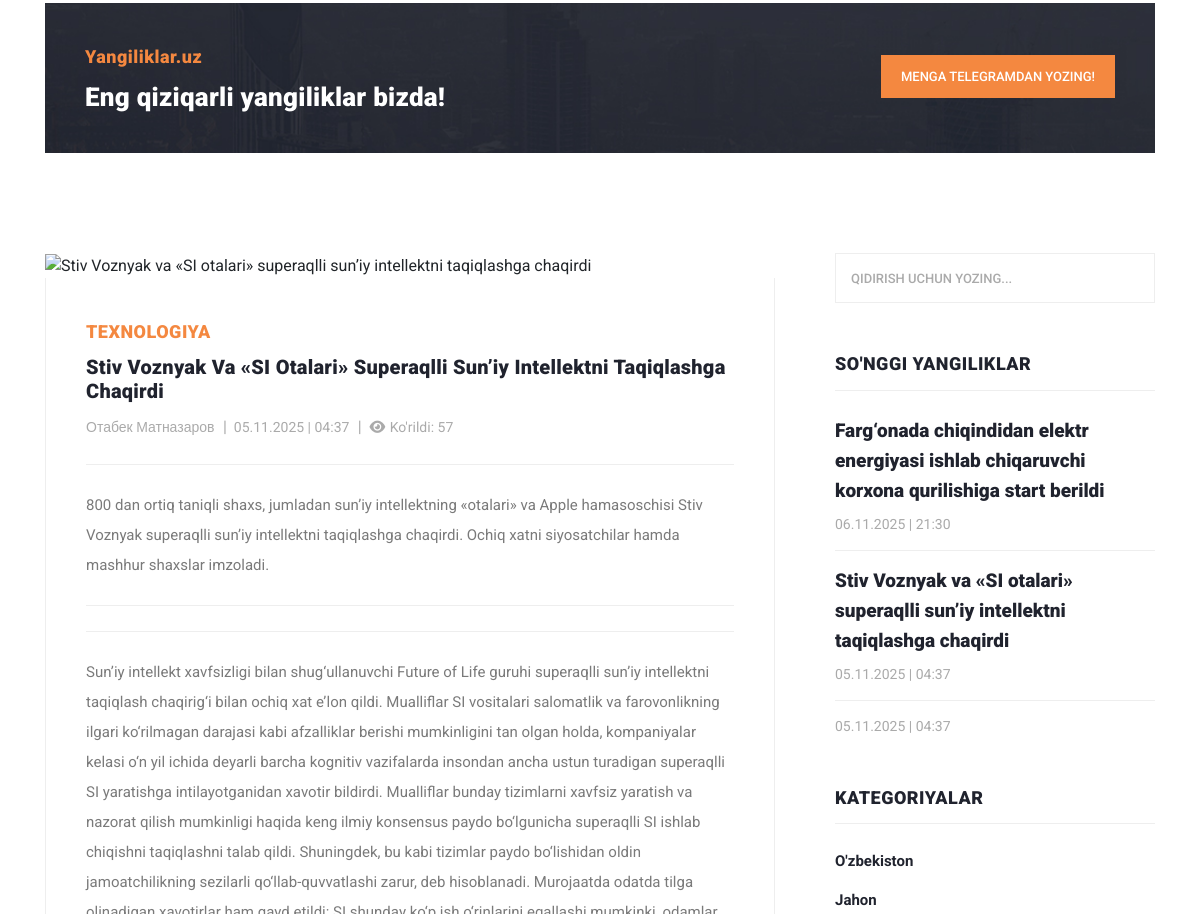
Before: /?controller=news_view&id=6 (middle part) with the older database file.
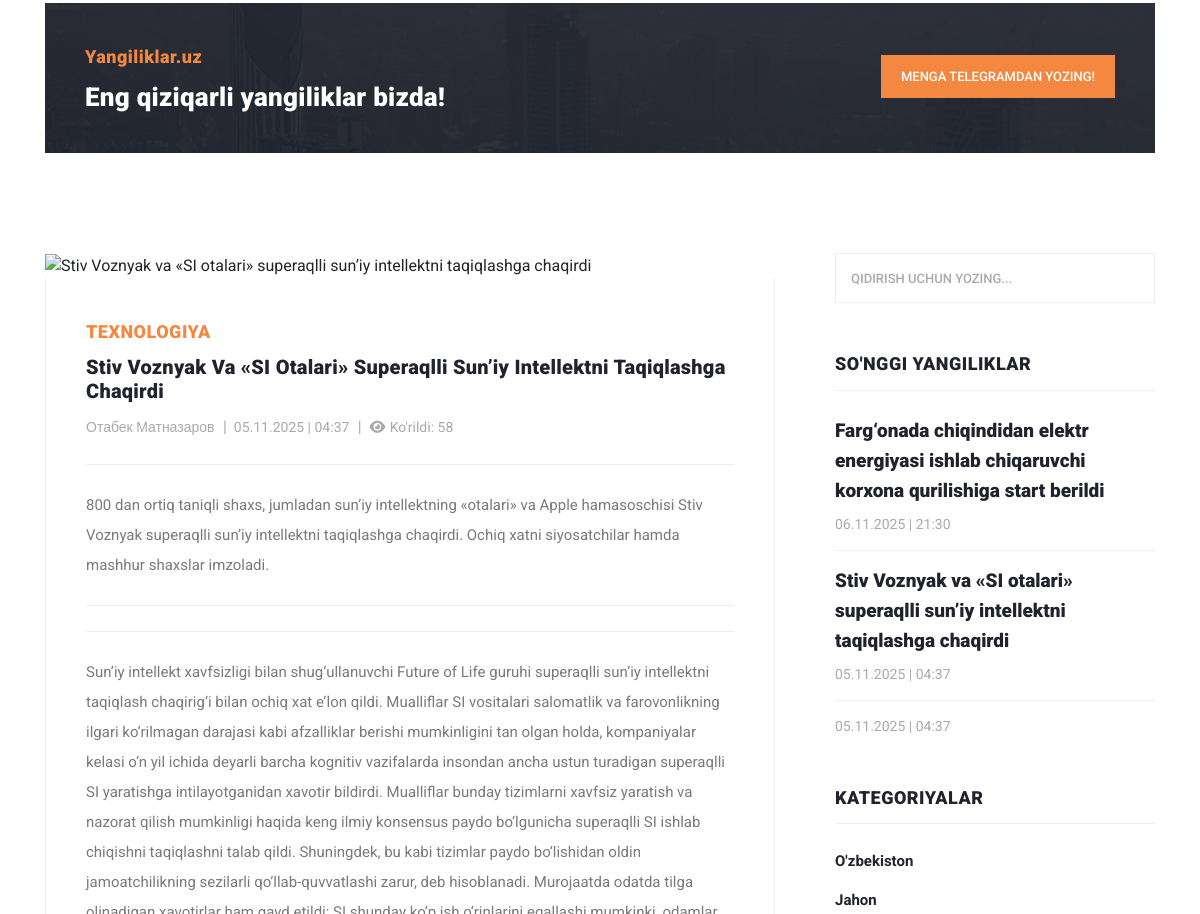
After: the same page with the newer database file.
### tables this page shows
CREATE TABLE `news`
(
    `id`          INTEGER PRIMARY KEY AUTOINCREMENT,
    `author_id`   INTEGER NOT NULL,
    `is_banner`   INTEGER DEFAULT 0 CHECK (is_banner IN (0, 1)), -- 0=yo'q, 1=ha
    `title`       TEXT    NOT NULL,
    `description` TEXT,
    `category_id` INTEGER NOT NULL,
    `image`       TEXT    DEFAULT NULL,
    `body`        TEXT    DEFAULT NULL,
    `seen_count`  INTEGER DEFAULT 0 CHECK (seen_count >= 0),
    `created_at`  TEXT    DEFAULT (datetime('now', '+5 hours')), -- sqlite da datetime turi yo'q
    `updated_at`  TEXT    DEFAULT (datetime('now', '+5 hours')),
    `status`      INTEGER DEFAULT 1 CHECK (status IN (0, 1))    -- 0=nofaol, 1=faol

);

CREATE TABLE `category`
(
    `id`     INTEGER PRIMARY KEY AUTOINCREMENT,
    `name`   TEXT NOT NULL,
    `status` BOOLEAN DEFAULT TRUE
);

CREATE TABLE `author`
(
  `id` INTEGER PRIMARY KEY AUTOINCREMENT,
  `name` VARCHAR(100) NOT NULL,
  `status` BOOLEAN DEFAULT TRUE
);

### models/news.php (called while the page is built, shortened)
<?php
function getLastNews(): array
{
    global $pdo;
    $sql = "SELECT
                `N`.`id` AS `news_id`,
                `A`.`name` AS `muallif`,
                `N`.`title` AS `sarlavha`,
                `N`.`description` AS `qisqa_tavsif`,
                `C`.`name` AS `kategoriya`,
                `N`.`image` AS `rasm`,
               -- `N`.`body` AS `yangilik_matni`,
                `N`.`seen_count` AS `kurishlar_soni`,
                DATETIME(`N`.`created_at`, 'localtime') AS `yaratilgan_vaqti`  -- device localtime da vaqtni ko'rsatish
                -- `N`.`created_at` AS `yaratilgan_vaqti`      -- GMT+5 da ko'rsatish
            FROM `news` AS `N`
            JOIN `category` AS `C`
             ON `N`.`category_id` = `C`.`id`
            JOIN `author` AS `A`
            ON `N`.`author_id` = `A`.`id`
            WHERE `N`.`status` = " . ACTIVE .
        " ORDER BY `yaratilgan_vaqti` DESC
            LIMIT 3";
    $stmt = $pdo->prepare($sql);
    $stmt->execute();
    return $stmt->fetchAll(PDO::FETCH_ASSOC);
}
function getNewsById(int $id): array
{
    global $pdo;
    $sql = "SELECT
                `N`.`id` AS `news_id`,
                `A`.`name` AS `muallif`,
                `N`.`title` AS `sarlavha`,
                `N`.`description` AS `qisqa_tavsif`,
                `C`.`name` AS `kategoriya`,
                `N`.`image` AS `rasm`,
                `N`.`body` AS `yangilik_matni`,
                `N`.`seen_count` AS `kurishlar_soni`,
                DATETIME(`N`.`created_at`, 'localtime') AS `yaratilgan_vaqti`  -- device localtime da vaqtni ko'rsatish
            FROM `news` AS `N`
            LEFT JOIN `category` AS `C`
             ON `N`.`category_id` = `C`.`id` AND `C`.`status` = " . ACTIVE . "
            JOIN `author` AS `A`
            ON `N`.`author_id` = `A`.`id`
            WHERE `N`.`status` = " . ACTIVE .
        " AND `N`.`id` = :id " .
        " LIMIT 1 ; ";
    $stmt = $pdo->prepare($sql);
    $stmt->bindParam(':id', $id, PDO::PARAM_INT);
    $stmt->execute();
    return $stmt->fetch(PDO::FETCH_ASSOC);
}
function updateCount($id)
{
    global $pdo;
    $sql = "UPDATE `news`
    SET `seen_count` = `seen_count` + 1
    WHERE `id` = :id";
    $stmt = $pdo->prepare($sql);
    $stmt->bindParam(':id', $id, PDO::PARAM_INT);
    try {
        return $stmt->execute();
    } catch (PDOException $e) {
        dd($e->getMessage());
    }
}

### index.php (called while the page is built)
<?php
require_once __DIR__ . '/controllers/mainController.php';

### views/view.php (called while the page is built, shortened)
<?php
require_once __DIR__ . '/widgets/header.php';
require_once __DIR__ . '/widgets/view-main-content.php';
require_once __DIR__ . '/widgets/footer.php';

### helpers.php (called while the page is built, shortened)
<?php
function getImage(string $table_name, int $id, mixed $filename): string
{
    $relativePath = "uploads/$table_name/$id/$filename";
    return '/assets/images/no_image.png';
}

### controllers/imports.php (called while the page is built, shortened)
<?php
$categories = getCategories();
$news = getLastNews();

### models/categories.php (called while the page is built)
<?php
function getCategories(): array
{
    global $pdo;
    $sql = "SELECT
                `name`
            FROM `category`
            WHERE `status` = " . ACTIVE . "
            ORDER BY `id`
            ";
    $stmt = $pdo->prepare($sql);
    $stmt->execute();
    return $stmt->fetchAll(PDO::FETCH_ASSOC);
}

### views/widgets/view-main-content.php (the view, shortened to what this page needs)
<section class="call-to-action">
    <div class="container">
        <div class="row">
            <div class="col-lg-12">
                <div class="main-content">
                    <div class="row">
                        <div class="col-lg-8">
                            <span><?= SITE_NAME ?? 'Bu yerda sayt nomi' ?></span>
                            <h4> <?= SLOGAN ?> </h4>
                        </div>
                        <div class="col-lg-4">
                            <div class="main-button">
                                <a href="https://t.me/settings" target="_parent">Menga Telegramdan yozing!</a>
                            </div>
                        </div>
                    </div>
                </div>
            </div>
        </div>
    </div>
</section>
<section class="blog-posts grid-system">
    <div class="container">
        <div class="row">
            <div class="col-lg-8">
                <div class="all-blog-posts">
                    <div class="row">
                        <div class="col-lg-12">
                            <div class="blog-post">
                                <div class="blog-thumb">
                                    <?php $image = getImage('news', $newsItem['news_id'], $newsItem['rasm']); ?>
                                    <a>
                                        <img src="<?= $image; ?>"
                                             style="height: 322px; width: 730px; object-fit: cover"
                                             alt="<?= $newsItem['sarlavha']; ?> ">
                                    </a>
                                </div>
                                <div class="down-content">
                                    <span> <?= $newsItem['kategoriya']; ?> </span>
                                    <a><h4> <?= $newsItem['sarlavha'] ?> </h4></a>
                                    <ul class="post-info">
                                        <li><a href="#"> <?= $newsItem['muallif'] ?> </a></li>
                                        <li>
                                            <a> <?= date('d.m.Y  |  H:i', strtotime($newsItem['yaratilgan_vaqti'])); ?> </a>
                                        </li>
                                        <li><a> <i class="fas fa-eye"></i>
                                                Ko'rildi: <?= $newsItem['kurishlar_soni']; ?> </a></li>
                                    </ul>
                                    <p> <?= $newsItem['qisqa_tavsif'] ?> </p>
                                    <p> <?= $newsItem['yangilik_matni'] ?> </p>
                                </div>
                            </div>
                        </div>
                    </div>
                </div>
            </div>
            <div class="col-lg-4">
                <?php require_once __DIR__ . '/sidebar.php'; ?>
            </div>
        </div>
    </div>
</section>

### controllers/mainController.php (shortened to what this page needs)
<?php
require_once __DIR__ . '/imports.php';
if (!empty($_GET['controller'])) {
    $controller = $_GET['controller'];
    switch ($controller) {
        case 'news_view':
            $id = (int)($_GET['id'] ?? 0);
            $newsItem = getNewsById($id);
            if (!updateCount($id)) {
                $_SESSION['error'] = "Ko'rishlar soni o'zgarmadi";
            } else {
                require_once __DIR__ . '/../views/view.php';
            }
            break;
    }
} else {
    require_once __DIR__ . '/../views/index.php';
}

### views/widgets/header.php (shortened to what this page needs)
<!DOCTYPE html>
<html lang="uz">
<head>
    <link href="vendor/bootstrap/css/bootstrap.min.css" rel="stylesheet">
    <link rel="stylesheet" href="assets/css/all.min.css">
    <link rel="stylesheet" href="assets/css/fontawesome.css">
    <link rel="stylesheet" href="assets/css/templatemo-stand-blog.css">
    <link rel="stylesheet" href="assets/css/owl.css">
</head>
<body>

### views/widgets/sidebar.php (shortened to what this page needs)
<div class="sidebar">
    <div class="row">
        <div class="col-lg-12">
            <div class="sidebar-item search">
                <form id="search_form" name="gs" method="GET" action="#">
                    <input type="text" name="q" class="searchText" placeholder="qidirish uchun yozing..."
                           autocomplete="on">
                </form>
            </div>
        </div>
        <div class="col-lg-12">
            <div class="sidebar-item recent-posts">
                <div class="sidebar-heading">
                    <h2>So'nggi yangiliklar</h2>
                </div>
                <div class="content">
                    <ul>
                        <?php if (!empty($news)): ?>
                            <?php foreach ($news as $news_item): ?>
                                <li>
                                    <a href="?controller=news_view&id=<?= htmlspecialchars($news_item['news_id']) ?>">
                                        <h5> <?= htmlspecialchars($news_item['sarlavha']); ?> </h5>
                                        <span><?= date('d.m.Y  |  H:i', strtotime($news_item['yaratilgan_vaqti'])); ?></span>
                                    </a>
                                </li>
                            <?php endforeach; ?>
                        <?php else: echo 'news massivi null!'; ?>
                        <?php endif; ?>
                    </ul>
                </div>
            </div>
        </div>
        <div class="col-lg-12">
            <div class="sidebar-item categories">
                <div class="sidebar-heading">
                    <h2>Kategoriyalar</h2>
                </div>
                <div class="content">
                    <ul>
                        <?php if (!empty($categories)): ?>
                            <?php foreach ($categories as $category): ?>
                                <li><a href="#"> <?= $category['name'] ?> </a></li>
                            <?php endforeach; ?>
                        <?php endif; ?>
                    </ul>
                </div>
            </div>
        </div>
    </div>
</div>

### views/widgets/footer.php (shortened to what this page needs)
</body>
</html>

### assets/css/templatemo-stand-blog.css (style rules this page uses)
body { font-family: 'Roboto', sans-serif; overflow-x: hidden; text-rendering: optimizeLegibility; -webkit-font-smoothing: antialiased; -moz-osx-font-smoothing: grayscale; }
p { margin-bottom: 0px; font-size: 15px; font-weight: 400; color: #7a7a7a; line-height: 30px; }
a { text-decoration: none!important; }
ul { padding: 0; margin: 0; list-style: none; }
h1,h2,h3,h4,h5,h6 { margin: 0px; }
.main-button a { display: inline-block; background-color: #f48840; color: #fff; font-size: 13px; font-weight: 500; padding: 12px 20px; text-transform: uppercase; transition: all .3s; }
.call-to-action { margin-top: 100px; }
.call-to-action .main-content { padding: 40px; background-image: url(../images/cta-bg.jpg); background-position: center center; background-repeat: no-repeat; background-size: cover; }
.call-to-action .main-content span { color: #f48840; font-size: 18px; font-weight: 900; letter-spacing: 0.5px; }
.call-to-action .main-content h4 { margin-bottom: 0px; margin-top: 12px; color: #fff; font-size: 26px; font-weight: 900; letter-spacing: 0.25px; }
.call-to-action .main-content .main-button { text-align: right; margin-top: 12px; }
.blog-posts { margin-top: 100px; }
.blog-posts .blog-post { margin-bottom: 30px; }
.blog-posts .blog-thumb img { width: 100%; overflow: hidden; }
.blog-posts .down-content { padding: 40px; border-right: 1px solid #eee; border-left: 1px solid #eee; border-bottom: 1px solid #eee; }
.blog-posts .down-content span { font-size: 18px; text-transform: uppercase; letter-spacing: 0.5px; font-weight: 900; color: #f48840; }
.blog-posts .down-content h4 { font-size: 24px; text-transform: capitalize; letter-spacing: 0.5px; font-weight: 900; color: #20232e; margin: 10px 0px 12px 0px; }
.blog-posts .down-content ul.post-info li { display: inline-block; margin-right: 8px; }
.blog-posts .down-content ul.post-info li:after { content: '|'; color: #aaa; margin-left: 8px; }
.blog-posts .down-content h4 { font-size: 20px; letter-spacing: 0.25px; }
.grid-system .down-content ul.post-info li { margin-right: 3px; }
.grid-system .down-content ul.post-info li:after { margin-left: 5px; }
.blog-posts .down-content ul.post-info li:last-child::after { display: none; }
.blog-posts .down-content ul.post-info li a { font-size: 14px; color: #aaa; font-weight: 400; transition: all .3s; }
.blog-posts .down-content p { padding: 25px 0px; margin: 25px 0px; border-top: 1px solid #eee; border-bottom: 1px solid #eee; }
.blog-posts .sidebar-heading h2 { font-size: 18px; text-transform: uppercase; font-weight: 900; letter-spacing: 0.5px; color: #20232e; border-bottom: 1px solid #eee; padding-bottom: 15px; margin-bottom: 25px; }
.sidebar { margin-left: 30px; }
.sidebar .sidebar-item { margin-top: 50px; }
.sidebar .search { margin-top: 0px; }
.sidebar .sidebar-heading h2 { font-size: 18px; text-transform: uppercase; font-weight: 900; letter-spacing: 0.5px; color: #20232e; border-bottom: 1px solid #eee; padding-bottom: 15px; margin-bottom: 25px; }
.sidebar .search input { width: 100%; height: 50px; border: 1px solid #eee; font-size: 13px; text-transform: uppercase; font-weight: 500; color: #7a7a7a; outline: none; padding: 0px 15px; }
.sidebar .search input::placeholder { color: #aaa; }
.sidebar .recent-posts ul li { margin-bottom: 15px; padding-bottom: 15px; border-bottom: 1px solid #eee; }
.sidebar .recent-posts ul li:last-child { margin-bottom: 0px; padding-bottom: 0px; border-bottom: none; }
.sidebar .recent-posts ul li h5 { font-size: 19px; font-weight: 900; color: #20232e; line-height: 30px; transition: all 0.3s; }
.sidebar .recent-posts ul li span { display: block; font-size: 14px; color: #aaa; margin-top: 8px; }
.sidebar .categories ul li { margin-bottom: 15px; }
.sidebar .categories ul li a { font-size: 15px; font-weight: 700; color: #20232e; transition: all .3s; }

Changed rows visible on the page:
changed news "Stiv Voznyak va «SI otalari» superaqlli sun’iy intellektni taqiqlashga chaqirdi": seen_count "57" → "58"
